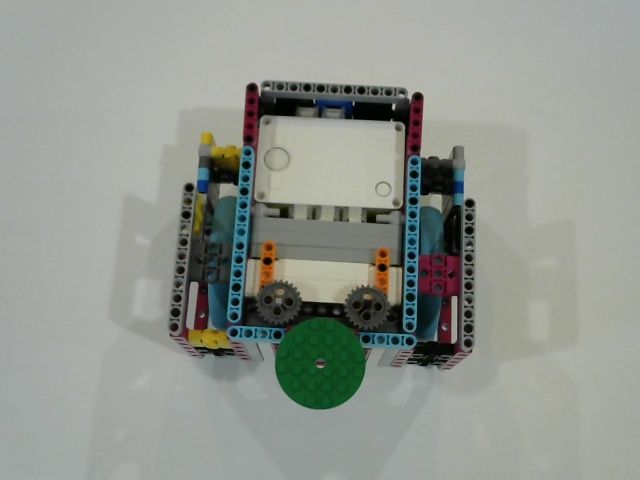
#> input picture test.jpg, 640 x 480 px
$ python -i image_utilities.py   (imports and definitions only)
#> lines starting #> are read from the running program, lines starting #| are printed output that depends on the picture; after the words box and inside, x2 and y2 are one past the last pixel; in counts of white or black regions, pixels touching at a corner belong together; long printed decimals are rounded
import cv2
import numpy as np
import math
import time

def findCenterOfGreenCircle(filename, showImages=False):
    image = readImage(filename)

    # It converts the BGR color space of image to HSV color space
    hsv = cv2.cvtColor(image, cv2.COLOR_BGR2HSV)

    # Threshold of green in HSV space
    lower_green = np.array([55, 60, 60])
    upper_green = np.array([70, 255, 255])

    # preparing the mask to overlay
    mask = cv2.inRange(hsv, lower_green, upper_green)

    # The black region in the mask has the value of 0,
    # so when multiplied with original image removes all non-green regions
    result = cv2.bitwise_and(image, image, mask = mask)

    gray = cv2.cvtColor(result, cv2.COLOR_BGR2GRAY)
    gray = cv2.medianBlur(gray, 5)
    #showImage("gray", gray)

    contours, _ = cv2.findContours(gray, cv2.RETR_EXTERNAL, cv2.CHAIN_APPROX_NONE)
    if (showImages == True):
        cv2.drawContours(image, contours, -1, (0, 255, 0), 20)
        showImage("Step 5: Detect GreenCircle Contours", image)

    # Approximate the contour using the Approximate Polygon method.
    contour = contours[0]
    approx = cv2.approxPolyDP(contour, 0.01* cv2.arcLength(contour, True), True)
    #cv2.drawContours(image, [approx], 0, (0, 0, 0), 5)

    # Return the center of the approximated polygon.
    x = approx.ravel()[0]
    y = approx.ravel()[1] - 5

    return x,y

    # [5 lines of commented-out code are left out]

def findLineEquation(startX, startY, endX, endY):
    if (endX == startX):
        A = 1
        B = 0
        C = -endX
    else:
        slope = (endY - startY) / (endX - startX)
        c = startY - (slope * startX)
        # In the form Ax+By+C = 0
        B = 1
        A = -1* slope
        C = -1 * c

    return A,B,C

# A,B,C is the hessian form of the line.
# X, Y is the point.
# Retuns the distance of Point from the line.
def findDistanceOfPointFromLine(A,B,C, X, Y):
    distance = abs((A * X)+ (B * Y) + C) / math.sqrt(A **2 + B ** 2)
    return distance

def findDistanceBetweenLineAndPoint(startX, startY, endX, endY, pointX, pointY):
    A,B,C = findLineEquation(startX,startY, endX, endY)
    distance = findDistanceOfPointFromLine(A, B, C, pointX, pointY)
    return distance

def findAngleOfLine(startX, startY, endX, endY):
    angle = 90
    if abs(startX - endX) > 0:
            angle = math.degrees(math.atan((startY - endY)/(startX - endX)))
    return angle

# [12 lines left out: function capturePicture, not called in this run]

def detectContours(grayscale):
    contours, _ = cv2.findContours(grayscale, cv2.RETR_EXTERNAL, cv2.CHAIN_APPROX_NONE)
    return contours

# returns the rectangle that covers the robot.
# Also returns the Angle of the robot rectangle.
# This method first finds the robot rectangle, then it finds the longer edge of the
# robot. This is assumed to the front or the back of the robot.
#
# Then the code searches for a green circle near the front of the robot and
# finds the edge of the rectangle that is closest to that green circle.
# That is considered the front of the robot and the angle is returned
# based on that edge being the front.
#
# The co-ordinate plane that this method uses is the robot facing the camera
# is zero, and the angle increase clockwise from 0-359.
def findRobotRectangle(contours, canny_output, output_window_name, filename, showImages=False,
                       showLastImage=False):
     # Find the convex hull object for each contour
    hull_list = []
    for i in range(len(contours)):
        #print(str(cv2.contourArea(contours[i])))
        # Ignore all contours that are small, the robot is quite large.
        # We know Marvin is atleast 5000 pixels, so we ignore everything smaller.
        if (cv2.contourArea(contours[i]) > 5000):
            hull = cv2.convexHull(contours[i])
            hull_list.append(hull)

    # We expect that after all this processing we are left with just the robot.
    # If we dont find such a convex hull or we find more than one, then something really went
    # wrong and we do not process further, we declare this image processing run a
    # failure and just return none, to indicate we could not find the robot rectangle
    if (len(hull_list) != 1):
        return None

    # Convert the hull that we found into min bounding rectangles.
    # This is used for Debugging.
    drawing = np.zeros((canny_output.shape[0], canny_output.shape[1], 3), dtype=np.uint8)
    hull = hull_list[0]

    # Min rectangles cover the robot the rigth way
    rect = cv2.minAreaRect(hull)
    box = cv2.boxPoints(rect)
    box = np.intp(box)

    if (showImages == True or showLastImage == True):
        cv2.drawContours(drawing,[box],0,(0,0,255),5)
        #for i in range(4):
        #    cv2.putText(drawing, str(box[i][0]) + str(",") + str(box[i][1]),
        #                org=(box[i][0],box[i][1]), fontFace = cv2.FONT_HERSHEY_SIMPLEX,
        #                thickness=1, fontScale=1, color=(255,255,255))
        cv2.namedWindow(output_window_name, cv2.WINDOW_NORMAL)
        cv2.imshow(output_window_name, drawing)
        cv2.waitKey(0)

    # Find the green circle. Determine which edge the green circle is closest to

    # Since the longer edge is between 0and1, the green circle should be between 0 and 1
    # or 2 and 3. First find which one the circle is closest to.
    # This would be the front of the robot, Once we know the front, then we can decide
    # on the angle or 180+angle.
    greenCircleX, greenCircleY = findCenterOfGreenCircle(filename, showImages=False)
    angle = 0

    # Dictionary of key=distance, value=which edge.
    # Edge0 = Edge between box[0] and box[1]
    # Edge1 = Edge between box[1] and box[2] etc.
    # We do this because it is easy to sort the dictionary and find which
    # edge we should use to find the angle of the robot.
    distancesFromGreenCircle = {}
    distanceofGreenCircleFrom0and1 = findDistanceBetweenLineAndPoint(box[0][0],box[0][1],
                                                                     box[1][0], box[1][1],
                                                                     greenCircleX, greenCircleY)
    distancesFromGreenCircle[distanceofGreenCircleFrom0and1] = "Edge0"
    distanceofGreenCircleFrom1and2 = findDistanceBetweenLineAndPoint(box[1][0],box[1][1],
                                                                     box[2][0], box[2][1],
                                                                     greenCircleX, greenCircleY)
    distancesFromGreenCircle[distanceofGreenCircleFrom1and2] = "Edge1"
    distanceofGreenCircleFrom2and3 = findDistanceBetweenLineAndPoint(box[2][0],box[2][1],
                                                                     box[3][0], box[3][1],
                                                                     greenCircleX, greenCircleY)
    distancesFromGreenCircle[distanceofGreenCircleFrom2and3] = "Edge2"
    distanceofGreenCircleFrom3and0 = findDistanceBetweenLineAndPoint(box[3][0],box[3][1],
                                                                     box[0][0], box[0][1],
                                                                     greenCircleX, greenCircleY)
    distancesFromGreenCircle[distanceofGreenCircleFrom3and0] = "Edge3"

    # Distances sorted, to find which edge is closest to the green circle.
    # Once we have that edge, we can then calculate the angle of the edge.
    sortedDistancesFromGreenCircle = dict(sorted(distancesFromGreenCircle.items()))

    # Get the first key in the dictionary. This is the edge that is closest to the green circle.
    closestEdge = None
    for key in sortedDistancesFromGreenCircle.values():
        closestEdge = key
        break

    #closestEdge = distancesFromGreenCircle.items()[0]
    if closestEdge == "Edge0":
        angle = findAngleOfLine(box[0][0], box[0][1], box[1][0],box[1][1])
    elif closestEdge == "Edge1":
        angle = findAngleOfLine(box[1][0], box[1][1], box[2][0],box[2][1])
    elif closestEdge == "Edge2":
        angle = findAngleOfLine(box[3][0], box[3][1], box[2][0],box[2][1])
    elif closestEdge == "Edge3":
        angle = findAngleOfLine(box[0][0], box[0][1], box[3][0],box[3][1])

    if (showImages == True or showLastImage == True):
        #cv2.drawContours(drawing,[box],0,(0,0,255),5)
        cv2.putText(drawing, "ANGLE = " + str(angle), org=(120,120), fontFace = cv2.FONT_HERSHEY_SIMPLEX,
                    thickness=2, fontScale=1, color=(0,0,255))
        #cv2.namedWindow("Final output angle", cv2.WINDOW_NORMAL)
        cv2.imshow(output_window_name, drawing)
        cv2.waitKey(0)
    else:
        print("angle = " + str(angle))

    return rect, angle


def convertImageToGrayScale(image, showImages):
    # converting image into grayscale image
    gray = cv2.cvtColor(image, cv2.COLOR_BGR2GRAY)
    if showImages == True:
        showImage("Step 0a: GrayScale", gray)

    # Smoothen the image using gaussian blue.
    # We apply this to remove any noise in the white background, at the same time
    # keeping the robot obvious and detectable.
    # The kernel needs to be a square with odd width and height
    blur = cv2.GaussianBlur(gray,(17,17),0)
    if showImages == True:
        showImage("Step 0b: Gaussian Blur", blur)

    # We then apply the threshod to the gaussian blurred image.
    # thresh = 170 and maxValue = 255. We use THRESH_BINARY_THRESH_OTSU Algorithm which
    # we found to be best after trial and error.
    # OTSU uses a histogram of the gray scale image to find the best point to separate
    # Binary just compares with a given value.
    _,threshold_img_blur_ostu = cv2.threshold(blur,170,255,cv2.THRESH_OTSU)

    threshold_img = threshold_img_blur_ostu
    if showImages == True:
        showImage("Step 0c: Thresholded image", threshold_img)

    # Use a 10x10 kernel to erode and dilate the picture so we can capture the contours better.
    kernel = np.ones((10,10),np.uint8)
    threshold_img = cv2.erode(threshold_img, kernel, iterations=5)
    threshold_img = cv2.dilate(threshold_img, kernel, iterations=2)
    return threshold_img

# readimage and convert into gray scale.
def readImage(filename):
    # reading image
    img = cv2.imread(filename)
    if img is None:
        print("Could not load the image")
        return None
    #showImage("Original", img)
    return img

def showImage(windowName, image):
    cv2.namedWindow(windowName, cv2.WINDOW_NORMAL)
    cv2.imshow(windowName, image)

# [72 lines left out: functions captureVideo, detectBoundingBoxes, not called in this run]

# Takes a file with the picture of the robot taken from the top,
# against a background of white.
# returns the width, height and angle of the robot.
def detectAngleOfRobotUsingImage(filename, showImages=False, showLastImage=False):
    image = readImage(filename)
#> in readImage, img is the input picture: shape (480, 640, 3); mean B, G, R 143, 150, 145.6
    if (showImages == True):
        showImage("Step 0: Input Image", image)
        cv2.waitKey(0)

    grayImage = convertImageToGrayScale(image, showImages=False)
#> in convertImageToGrayScale, `gray = cv2.cvtColor(image, cv2.COLOR_BGR2GRAY)`:
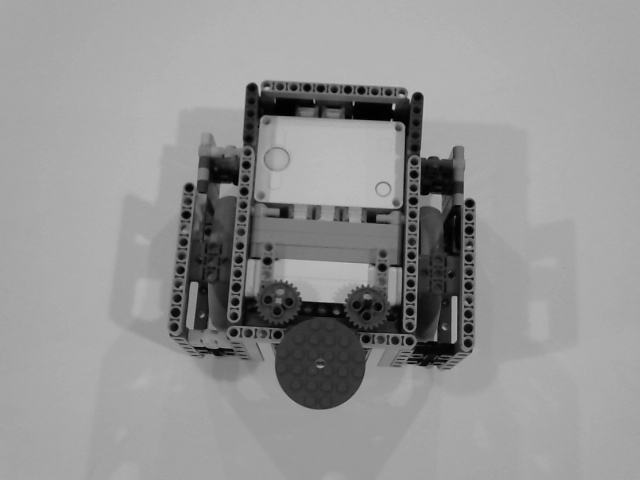
#> gray: shape (480, 640); min 0, max 191, mean 147.9
#> in convertImageToGrayScale, `blur = cv2.GaussianBlur(gray,(17,17),0)`:
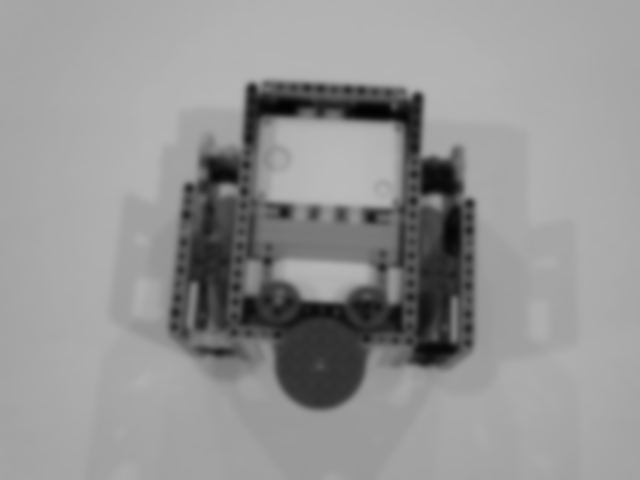
#> blur: shape (480, 640); min 2, max 186, mean 147.9
#> in convertImageToGrayScale, `_,threshold_img_blur_ostu = cv2.threshold(blur,170,255,cv2.THRESH_OTSU)`:
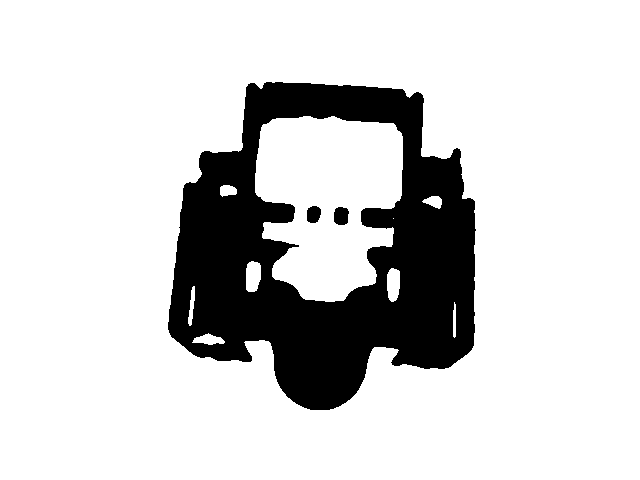
#> threshold_img_blur_ostu: shape (480, 640); 82.5% white; 3 black regions, box (x1, y1, x2, y2) and area: (168, 82, 476, 410) 53316, (334, 207, 349, 225) 229, (307, 206, 321, 223) 199
#> in convertImageToGrayScale, `threshold_img = cv2.erode(threshold_img, kernel, iterations=5)`:
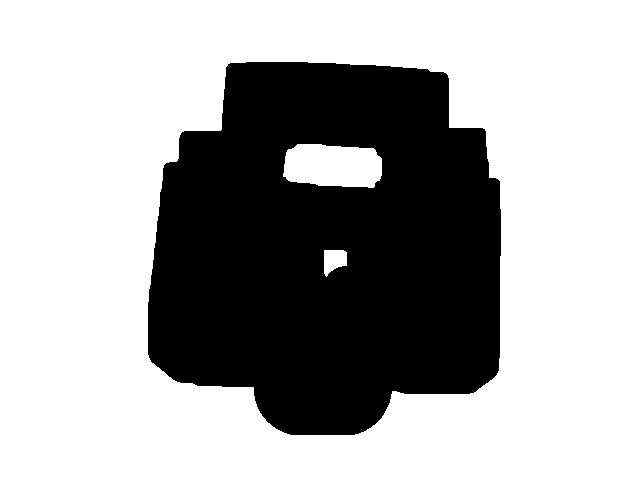
#> threshold_img: shape (480, 640); 66.2% white; 1 black region, box (x1, y1, x2, y2) and area: (148, 62, 501, 435) 103773
#> in convertImageToGrayScale, `threshold_img = cv2.dilate(threshold_img, kernel, iterations=2)`:
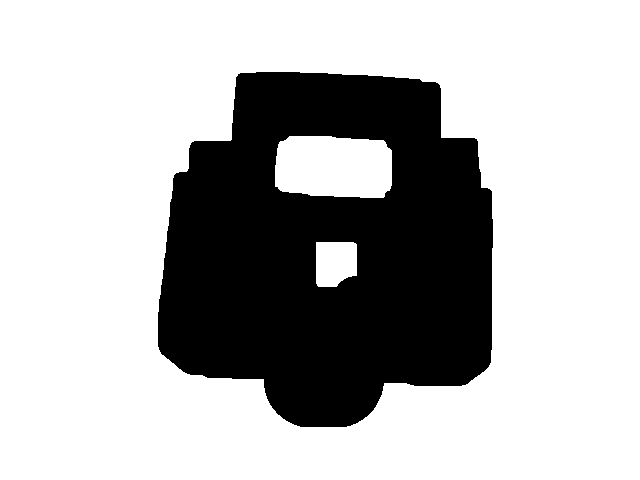
#> threshold_img: shape (480, 640); 71.7% white; 1 black region, box (x1, y1, x2, y2) and area: (158, 72, 493, 427) 86853
    if (showImages == True):
        showImage("Step 1: GrayScale and Thresholded Image", grayImage)
        cv2.waitKey(0)

    # Find Canny edges. These values found after some trial and error.
    cannyImage = cv2.Canny(grayImage, 30, 200)
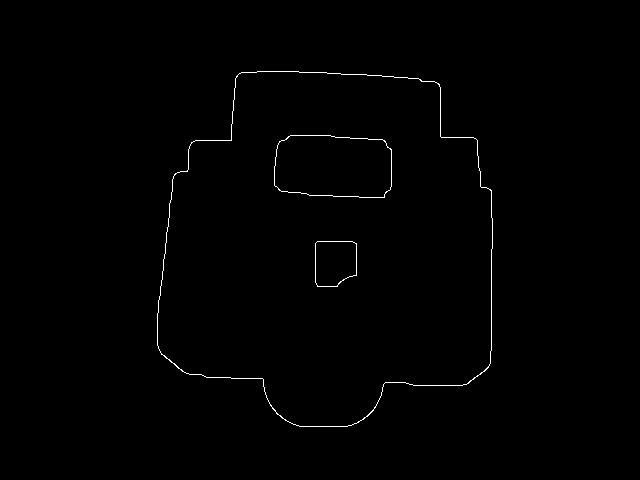
#> cannyImage: shape (480, 640); 0.57% white in thin lines or dots, all inside (x1, y1, x2, y2) = (157, 71, 493, 427)
    if (showImages == True):
        showImage("Step 2: Canny on GrayScale Image", cannyImage)
        cv2.waitKey(0)

    # Next detect the contours.
    contours = detectContours(cannyImage)
#> in detectContours, `contours, _ = cv2.findContours(grayscale, cv2.RETR_EXTERNAL, cv2.CHAIN..`: contours = 1 contour; box (x1, y1, x2, y2) and area: (157, 71, 493, 427) 95155
    if (showImages == True):
        cv2.drawContours(image, contours, -1, (0, 255, 0), 20)
        showImage("Step 3: Contours on the CannyImage", image)
        cv2.waitKey(0)

    robotRectangle, angleOfTheFront = findRobotRectangle(contours, cannyImage, "Step 4: MinimumRectangleAroundConvexHull",
                                                         filename, showImages=showImages,
                                                         showLastImage=showLastImage)
#> the loop in findRobotRectangle, `for i in range(len(contours)):` made 1 pass
#> after the loop in findRobotRectangle, `for i in range(len(contours)):`: hull_list = 1 contour; box (x1, y1, x2, y2) and area: (157, 71, 493, 427) 100686
#> in findRobotRectangle, `hull = hull_list[0]`: hull = contour of 40 points, box (x1, y1, x2, y2) (157, 71, 493, 427), area 100686
#> in findRobotRectangle, `rect = cv2.minAreaRect(hull)`: rect = ((324.8, 248.8), (355, 334.3), -89.44)
#> in findRobotRectangle, `box = cv2.boxPoints(rect)`: box = [[490.2, 427.9], [155.9, 424.6], [159.4, 69.64], [493.7, 72.92]]
#> in findRobotRectangle, `box = np.intp(box)`: box = [[490, 427], [155, 424], [159, 69], [493, 72]]
#> in findCenterOfGreenCircle, `hsv = cv2.cvtColor(image, cv2.COLOR_BGR2HSV)`: hsv: shape (480, 640, 3); mean H, S, V 53.2, 29.3, 151.6
#> in findCenterOfGreenCircle, `mask = cv2.inRange(hsv, lower_green, upper_green)`:
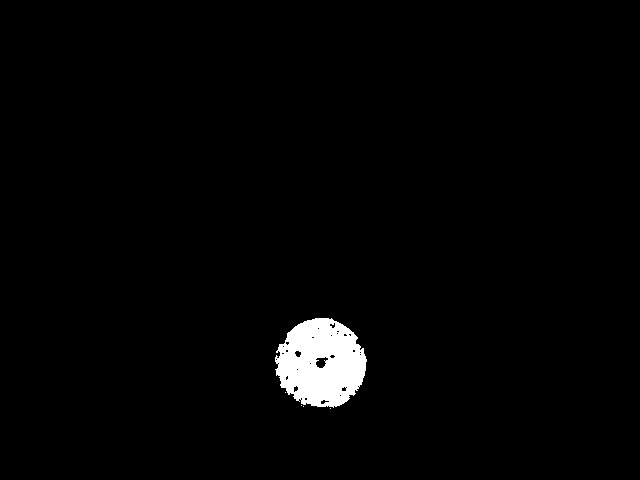
#> mask: shape (480, 640); 2% white; 5 white regions (4 under 20 px)
#> in findCenterOfGreenCircle, `contours, _ = cv2.findContours(gray, cv2.RETR_EXTERNAL, cv2.CHAIN_APPR..`: contours = 1 contour; box (x1, y1, x2, y2) and area: (275, 318, 367, 407) 6104
#> in findCenterOfGreenCircle, `contour = contours[0]`: contour = contour of 260 points, box (x1, y1, x2, y2) (275, 318, 367, 407), area 6104
#> in findCenterOfGreenCircle, `approx = cv2.approxPolyDP(contour, 0.01* cv2.arcLength(contour, True),..`: approx = contour of 12 points, box (x1, y1, x2, y2) (275, 319, 367, 406), area 5958
#> in findCenterOfGreenCircle, `x = approx.ravel()[0]`: x = 302
#> in findCenterOfGreenCircle, `y = approx.ravel()[1] - 5`: y = 317
#> in findRobotRectangle, `greenCircleX, greenCircleY = findCenterOfGreenCircle(filename, showIma..`: greenCircleX = 302; greenCircleY = 317
#> in findLineEquation, `slope = (endY - startY) / (endX - startX)`: slope = 0.00896
#> in findLineEquation, `c = startY - (slope * startX)`: c = 422.6
#> in findLineEquation, `A = -1* slope`: A = -0.00896
#> in findLineEquation, `C = -1 * c`: C = -422.6
#> in findDistanceBetweenLineAndPoint, `A,B,C = findLineEquation(startX,startY, endX, endY)`: A = -0.00896; B = 1; C = -422.6
#> in findDistanceOfPointFromLine, `distance = abs((A * X)+ (B * Y) + C) / math.sqrt(A **2 + B ** 2)`: distance = 108.3
#> in findRobotRectangle, `distanceofGreenCircleFrom1and2 = findDistanceBetweenLineAndPoint(box[1..`: distanceofGreenCircleFrom1and2 = 145.8
#> in findRobotRectangle, `distanceofGreenCircleFrom2and3 = findDistanceBetweenLineAndPoint(box[2..`: distanceofGreenCircleFrom2and3 = 246.7
#> in findRobotRectangle, `distanceofGreenCircleFrom3and0 = findDistanceBetweenLineAndPoint(box[3..`: distanceofGreenCircleFrom3and0 = 188.9
#> in findAngleOfLine, `angle = math.degrees(math.atan((startY - endY)/(startX - endX)))`: angle = 0.513
#| angle = 0.5131
#> robotRectangle = ((324.8, 248.8), (355, 334.3), -89.44); angleOfTheFront = 0.513
    #print("Width: " + str(robotRectangle[1][0]))
    #print("Height: " + str(robotRectangle[1][1]))
    #print("Angle of the robot: " + str(robotRectangle[2]))

    foundRobot = False
    if robotRectangle != None:
        foundRobot = True

    if showImages == True:
        cv2.waitKey(0)
        cv2.destroyAllWindows()

    return foundRobot, angleOfTheFront

>>> result = detectAngleOfRobotUsingImage('test.jpg')
#> result = (True, 0.513)
